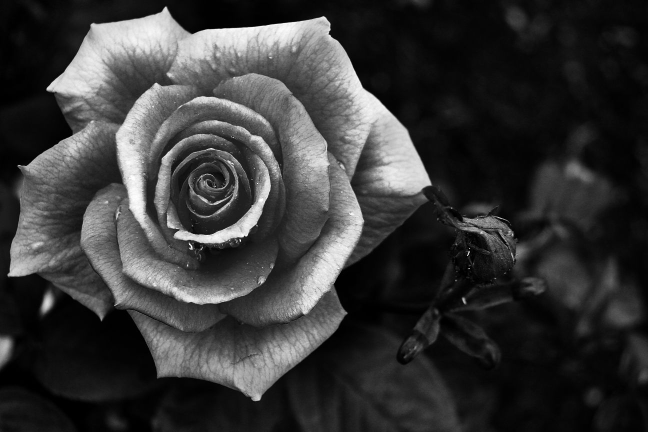
#> input picture assignment 4/image.jpg, 1296 x 864 px (shown at 1/2 size)
$ python imageHistogram.py
#> lines starting #> are read from the running program, lines starting #| are printed output that depends on the picture
import cv2
from matplotlib import pyplot as plt
import numpy as np
import time

# Read an image using imread.
img = cv2.imread('image.jpg', 0)
#> img is the input picture: shape (864, 1296); min 0, max 255, mean 55.2

# Resize the image
image = cv2.resize(img, (0,0), None, 0.5, 0.5)
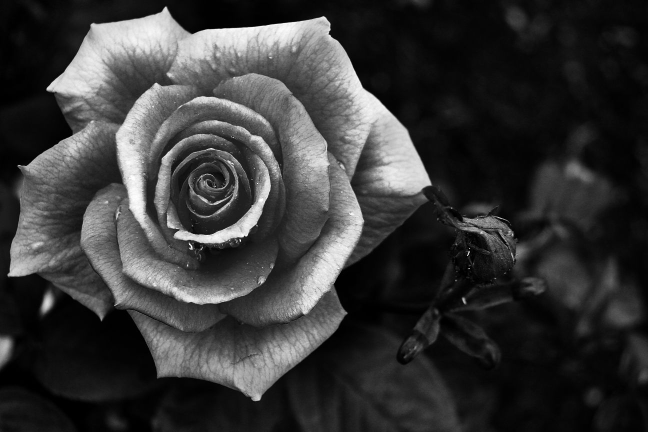
#> image: shape (432, 648); min 0, max 255, mean 55.3

hist = cv2.calcHist([img], [0], None, [256], [0,255])
#> hist = 256 values, max 45886 at index 7, min 0 at index 255, mean 4373.7
plt.subplot(111)
plt.plot(hist)
plt.title("Histogram before equalization.")
plt.show()
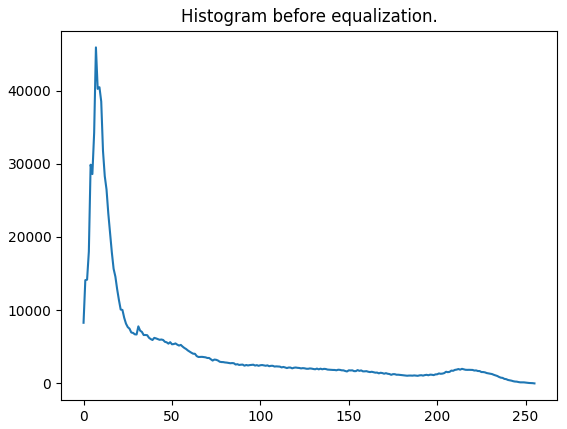
#> figure drawn by matplotlib, 1 panel; curve peaks at x = 7, y = 45886
time.sleep(5)

equ = cv2.equalizeHist(image)
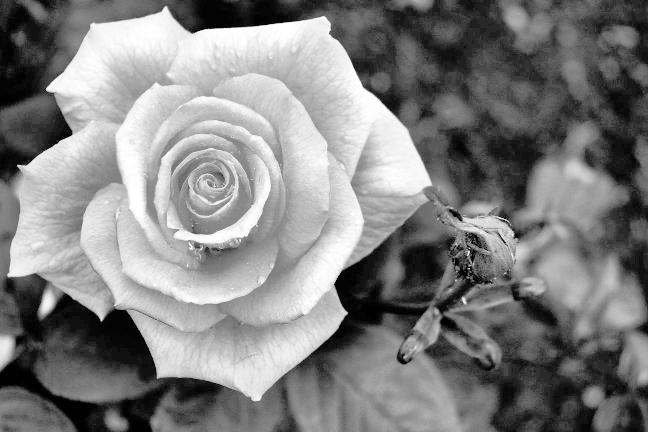
#> equ: shape (432, 648); min 0, max 255, mean 128.5

# histogram of tube after equalization.
# hist is an array of showing pixels population.

hist1 = cv2.calcHist([equ], [0], None, [256], [0, 255])
#> hist1 = 256 values, max 11035 at index 41, min 0 at index 1, mean 1091.3
plt.subplot(111)
plt.plot(hist1)
plt.title("Histogram after equalization.")
plt.show()
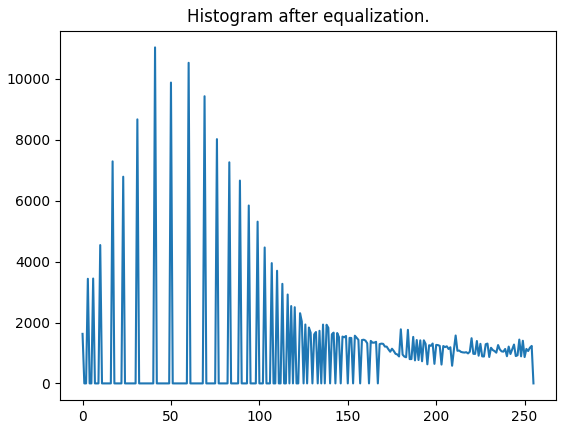
#> figure drawn by matplotlib, 1 panel; curve peaks at x = 41, y = 11035
